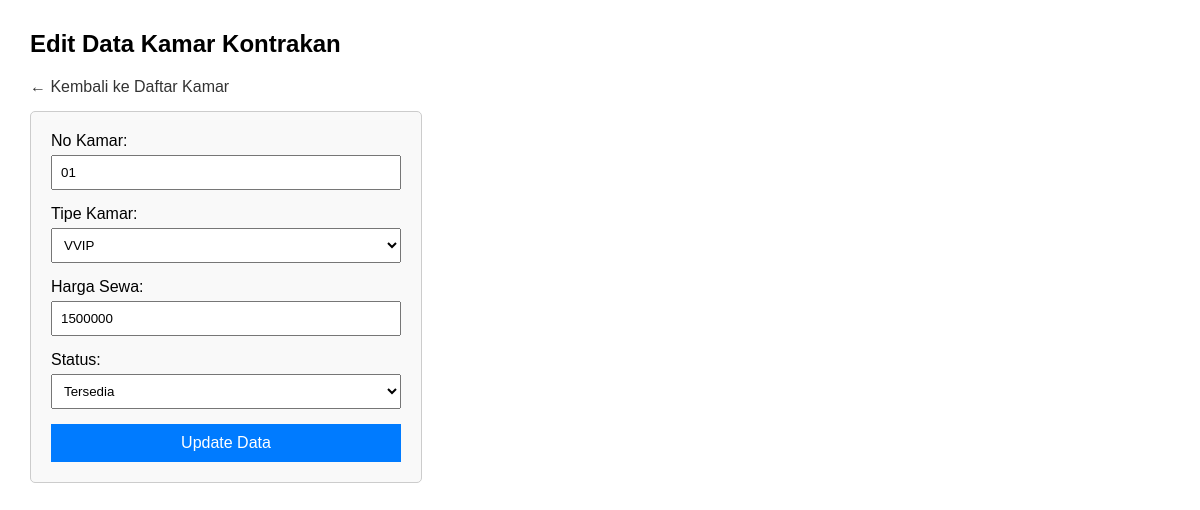
Page /edit.php?id=2 on the committed database.
### tables this page shows
CREATE TABLE `tb_kamar` (
  `id_kamar` int NOT NULL,
  `no_kamar` varchar(10) NOT NULL,
  `tipe_kamar` varchar(50) DEFAULT NULL,
  `harga` int NOT NULL,
  `status` enum('Tersedia','Terisi') DEFAULT 'Tersedia'
);

### edit.php (the view, shortened to what this page needs)
<?php
include 'koneksi.php';
$id_kamar = $_GET['id'];
$query_ambil = "SELECT * FROM tb_kamar WHERE id_kamar = '$id_kamar'";
$result = mysqli_query($koneksi, $query_ambil);
$data = mysqli_fetch_assoc($result);
?>
<!DOCTYPE html>
<html lang="id">
<head>
</head>
<body>
    <h2>Edit Data Kamar Kontrakan</h2>
    <a class="kembali" href="index.php">← Kembali ke Daftar Kamar</a>
    <form action="" method="POST">
        <label>No Kamar:</label>
        <input type="text" name="no_kamar" value="<?php echo $data['no_kamar']; ?>" required>
        <label>Tipe Kamar:</label>
        <select name="tipe_kamar">
            <option value="VVIP" <?php if($data['tipe_kamar'] == 'VVIP') echo 'selected'; ?>>VVIP</option>
        </select>
        <label>Harga Sewa:</label>
        <input type="number" name="harga" value="<?php echo $data['harga']; ?>" required>
        <label>Status:</label>
        <select name="status">
            <option value="Tersedia" <?php if($data['status'] == 'Tersedia') echo 'selected'; ?>>Tersedia</option>
        </select>
        <button type="submit" name="update">Update Data</button>
    </form>
</body>
</html>

### edit.php (style rules this page uses)
body { font-family: Arial, sans-serif; margin: 30px; }
form { background: #f9f9f9; padding: 20px; border-radius: 5px; width: 350px; border: 1px solid #ccc; }
input, select { width: 100%; padding: 8px; margin: 5px 0 15px 0; box-sizing: border-box; }
button { background-color: #007BFF; color: white; padding: 10px; border: none; cursor: pointer; width: 100%; font-size: 16px; }
.kembali { display: inline-block; margin-bottom: 15px; color: #333; text-decoration: none; }

### rows in the picture
tb_kamar: no_kamar "01", tipe_kamar "VVIP", harga "1500000", status "Tersedia"
